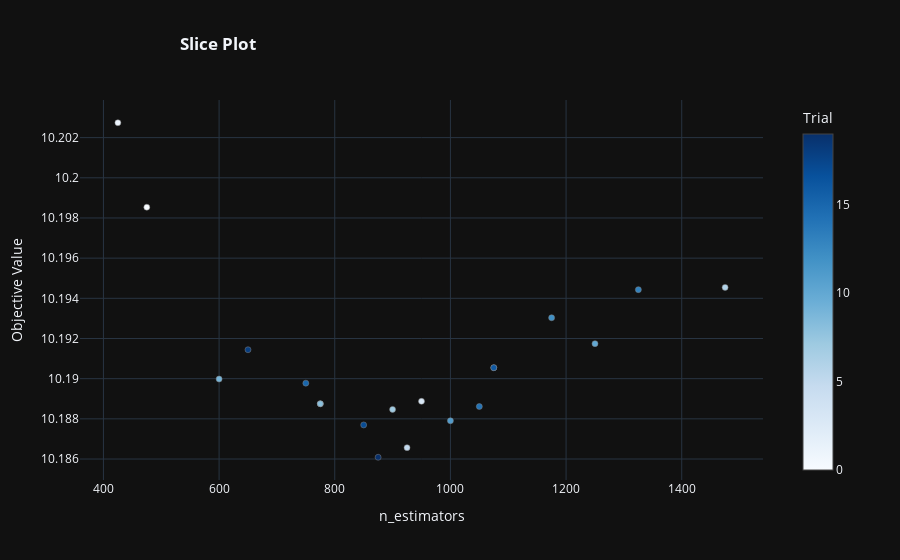

Notebook code cell kept with this figure:
### Code cell
fig = optuna.visualization.plot_slice(study)
fig.update_layout(template='plotly_dark', title='<b>Slice Plot', title_x=0.2)

### Figure 1 — Plotly figure (JSON) as saved in the notebook; plotly's stock layout.template omitted (floating-point values rounded to 4 significant figures)
{"data": [{"marker": {"color": [0, 1, 2, 3, 4, 5, 6, 7, 8, 9, 10, 11, 12, 13, 14, 15, 16, 17, 18, 19], "colorbar": {"title": {"text": "Trial"}, "x": 1, "xpad": 40, "y": 0.5}, "colorscale": [[0, "rgb(247,251,255)"], [0.125, "rgb(222,235,247)"], [0.25, "rgb(198,219,239)"], [0.375, "rgb(158,202,225)"], [0.5, "rgb(107,174,214)"], [0.625, "rgb(66,146,198)"], [0.75, "rgb(33,113,181)"], [0.875, "rgb(8,81,156)"], [1, "rgb(8,48,107)"]], "line": {"color": "Grey", "width": 0.5}}, "mode": "markers", "name": "Feasible Trial", "showlegend": false, "type": "scatter", "x": [475, 425, 775, 950, 1075, 925, 1475, 900, 775, 600, 1250, 1000, 1175, 1325, 1050, 750, 1075, 850, 650, 875], "y": [10.2, 10.2, 10.19, 10.19, 10.19, 10.19, 10.19, 10.19, 10.19, 10.19, 10.19, 10.19, 10.19, 10.19, 10.19, 10.19, 10.19, 10.19, 10.19, 10.19]}], "layout": {"autosize": true, "title": {"text": "<b>Slice Plot", "x": 0.2}, "xaxis": {"autorange": true, "range": [359.5, 1541.0], "title": {"text": "n_estimators"}, "type": "linear"}, "yaxis": {"autorange": true, "range": [10.18, 10.2], "title": {"text": "Objective Value"}, "type": "linear"}}}
